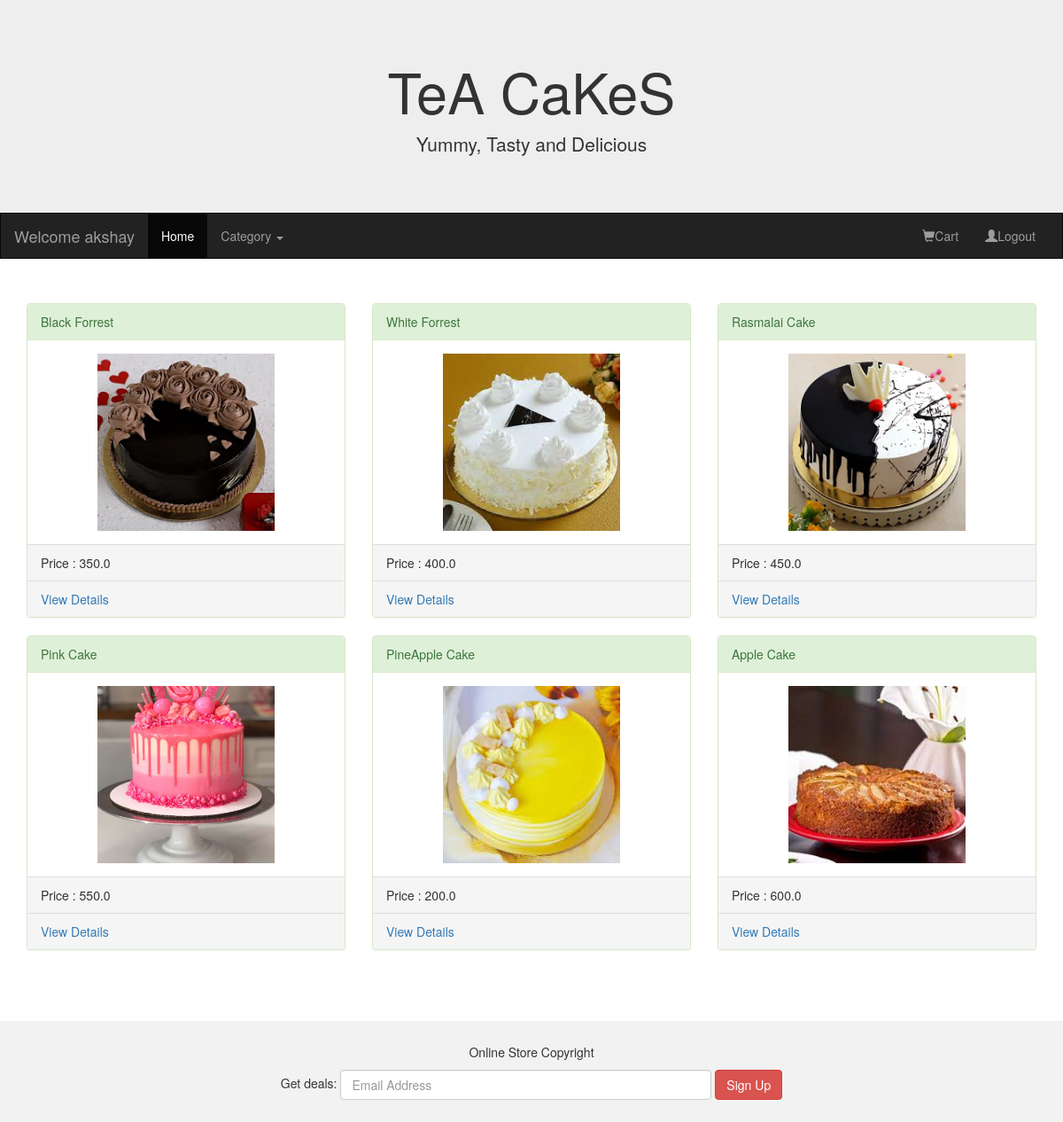
/ (signed in), run on the app's committed database.
### AdminApp/models.py (models this page shows)
class Product(models.Model):
    pname = models.CharField(max_length=20)
    price = models.FloatField(default=200)
    description = models.CharField(max_length=50)
    size = models.FloatField(default=1)
    qty = models.IntegerField()
    image = models.ImageField(default='abc.jpg',upload_to='Images')
    cat = models.ForeignKey(to='Category', on_delete=models.CASCADE)
    class Meta:
        db_table ="Product"

### UserApp/views.py (the view)
# urls.py: path('',views.homepage),
def homepage(request):
    cats = Category.objects.all()
    cake = Product.objects.all()
    return render (request,'homepage.html',{'cats': cats, 'cakes':cake})

### UserApp/templates/homepage.html (shortened to what this page needs)
<!DOCTYPE html>
<html lang="en">
<head>
  <link rel="stylesheet" href="https://maxcdn.bootstrapcdn.com/bootstrap/3.4.1/css/bootstrap.min.css">
</head>
<body>
<div class="jumbotron">
  <div class="container text-center">
    <h1>TeA CaKeS</h1>
    <p>Yummy, Tasty and Delicious</p>
  </div>
</div>
<nav class="navbar navbar-inverse ">
  <div class="container-fluid ">
    <div class="navbar-header ">
      {%if "uname" in request.session%}
      <a class="navbar-brand" href="#">Welcome {{request.session.uname}}</a>
      {%else%}
      <a class="navbar-brand" href="#">Cake Shop</a>
      {%endif%}
    </div>
    <div class="collapse navbar-collapse" id="myNavbar">
      <ul class="nav navbar-nav">
        <li class="active"><a href="/">Home</a></li>
        <li class="dropdown">
            <a class="dropdown-toggle" data-toggle="dropdown" href="#">Category
            <span class="caret"></span></a>
          </li>
        </ul>
      <ul class="nav navbar-nav navbar-right">
        {%if "uname" in request.session%}
        <li><a href="/showAllCartItems"><span class="glyphicon glyphicon-shopping-cart"></span>Cart</a></li>
        <li><a href="/signout"><span class="glyphicon glyphicon-user"></span>Logout</a></li>
        {%else%}
        <li><a href="/login"><span class="glyphicon glyphicon-user"></span>Login</a></li>
        <li><a href="/signup"><span class="glyphicon glyphicon-shopping-cart"></span>Sign Up</a></li>
        {%endif%}
      </ul>
    </div>
  </div>
</nav>
{%block content%}
<div class="container">
  <div class="row">
    {%for cake in cakes%}
    <div class="col-sm-4">
      <div class="panel panel-success">
        <div class="panel-heading">{{cake.pname}}</div>
        <div class="panel-body"><center><img src="{{cake.image.url}}" class="img-responsive" height="200px" width="200px" alt="Image"></center></div>
        <div class="panel-footer">Price : {{cake.price}}</div>
        <div class="panel-footer"><a href="/viewDetails/{{cake.id}}">View Details</a></div>
      </div>
    </div>
    {%endfor%}
  </div>
</div><br>
{%endblock%}<br><br>
<footer class="container-fluid text-center">
  <p>Online Store Copyright</p>
  <form class="form-inline">Get deals:
    <input type="email" class="form-control" size="50" placeholder="Email Address">
    <button type="button" class="btn btn-danger">Sign Up</button>
  </form>
</footer>
</body>
</html>

### UserApp/templates/homepage.html (style rules this page uses)
.navbar { margin-bottom: 50px; border-radius: 0; }
.jumbotron { margin-bottom: 0; }
footer { background-color: #f2f2f2; padding: 25px; }

### data on the page
Product: pname "Black Forrest", image (picture), price "350.0"
Product: pname "White Forrest", image (picture), price "400.0"
Product: pname "Rasmalai Cake", image (picture), price "450.0"
Product: pname "Pink Cake", image (picture), price "550.0"
Product: pname "PineApple Cake", image (picture), price "200.0"
Product: pname "Apple Cake", image (picture), price "600.0"

### other printed values
{{ request.session.uname }} "akshay"
